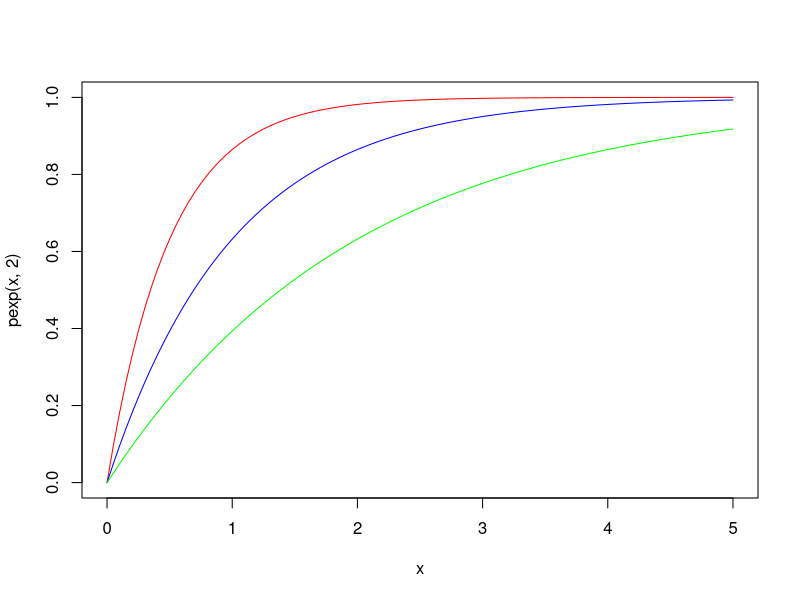
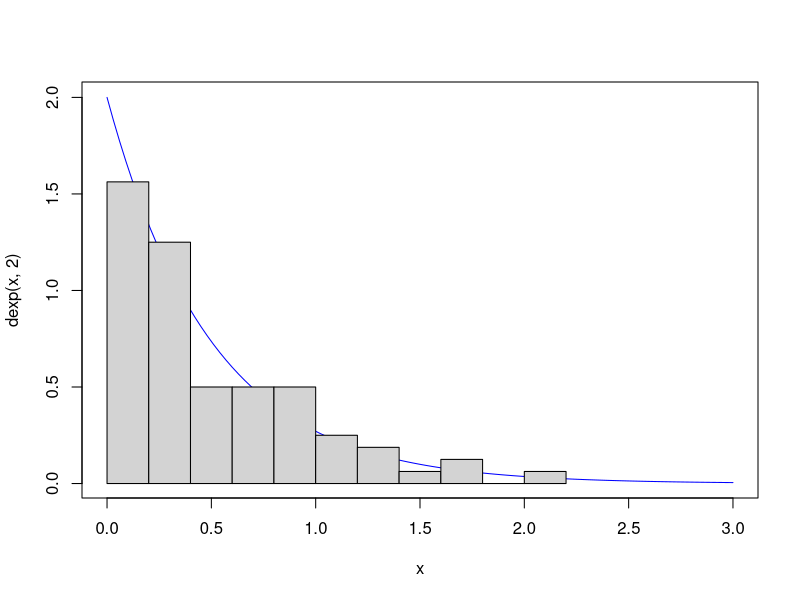

Generate these figures, in order, with R:
x <- seq(from=0, to=5, by=0.1)

curve(pexp(x,2), from=0, to=5, col="red")
curve(pexp(x,1), add=T, col="blue")
curve(pexp(x,0.5), add=T, col="green")

vals <- rexp(80,2)
curve(dexp(x,2), from=0, to=3, col="blue")
hist(vals,add=T,freq=F)
